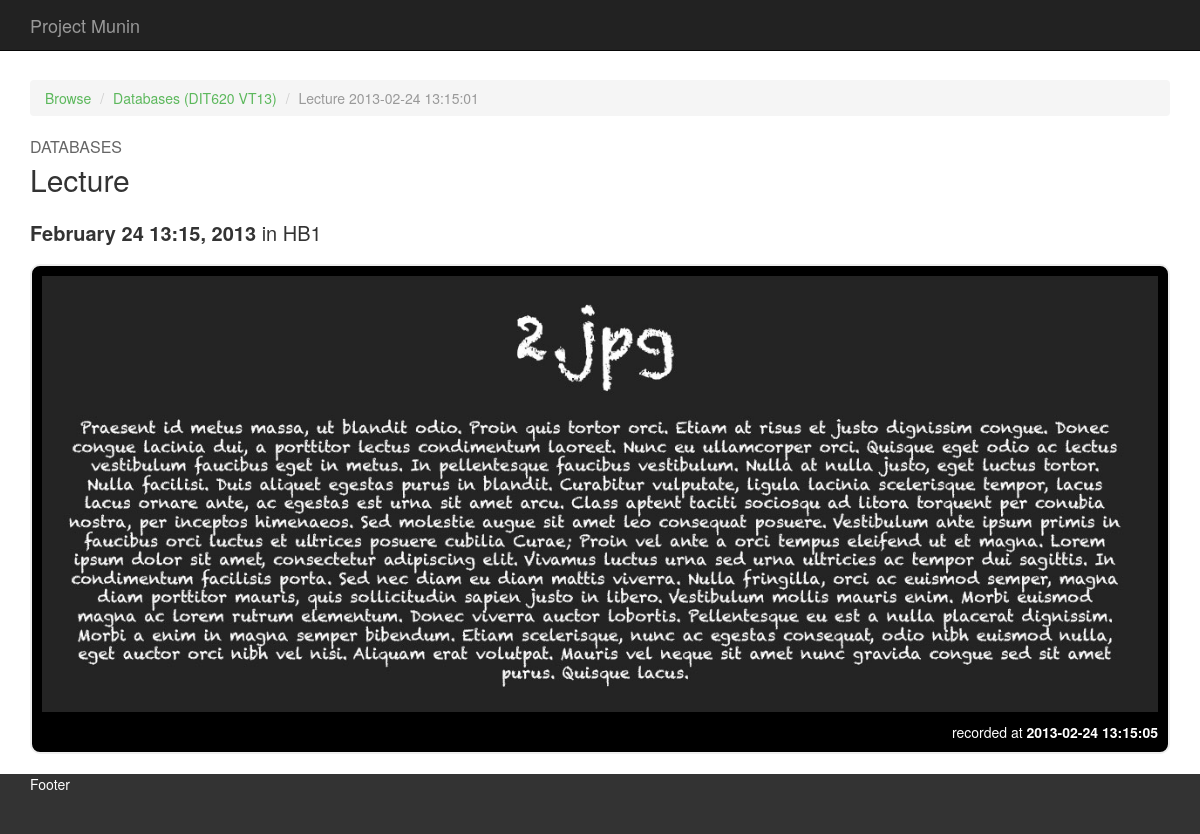
The app's page /lecture/2 with its own data.
### tables this page shows
CREATE TABLE courses
(
	name VARCHAR(255) NOT NULL,
	period VARCHAR(255) NOT NULL,
	code VARCHAR(255) NOT NULL,
	PRIMARY KEY(code,period)
);

CREATE TABLE lectures
(
	finished BOOLEAN NOT NULL,
	startTime DATETIME NOT NULL,
	endTime DATETIME NOT NULL,
	course_code VARCHAR(255) NOT NULL,
	course_period VARCHAR(255) NOT NULL,
	lecture_hall_name VARCHAR(255) NOT NULL,
	id INT NOT NULL AUTO_INCREMENT,
	PRIMARY KEY(id),
	FOREIGN KEY(course_code,course_period) REFERENCES courses(code,period),
	FOREIGN KEY(lecture_hall_name) REFERENCES lecture_halls(name)
);

CREATE TABLE lecture_notes
(
	image VARCHAR(255) NOT NULL,
	time DATETIME NOT NULL,
	processed BOOLEAN NOT NULL,
	lecture_id INT  NOT NULL,
	camera_unit_name VARCHAR(255) NOT NULL,
	id INT NOT NULL AUTO_INCREMENT,
	PRIMARY KEY(id),
	FOREIGN KEY(camera_unit_name) REFERENCES camera_units(name),
	FOREIGN KEY(lecture_id) REFERENCES lectures(id)
);

### application/core/MY_Controller.php (called while the page is built, shortened)
<?php if ( ! defined('BASEPATH')) exit('No direct script access allowed');
class MY_Controller extends CI_Controller{
	protected $data = Array();
	protected $template = "page";
	protected $navbar = "navbar";
	protected $nav_active = "";
	protected $javascript = array();
	protected $css = array();
	protected $fonts = array();
	protected $title = FALSE;
	protected $description = FALSE;
	protected $keywords = FALSE;
	protected $author = FALSE;
	function __construct()
	{
		$this->load->helper('language');
		$this->load->library('form_validation');
		$this->data["uri_segment_1"] = $this->uri->segment(1);
		$this->data["uri_segment_2"] = $this->uri->segment(2);
		$this->title = $this->config->item('site_title');
		$this->description = $this->config->item('site_description');
		$this->keywords = $this->config->item('site_keywords');
		$this->author = $this->config->item('site_author');
	}
	protected function _render($view, $render_type = "FULLPAGE") {
        switch ($render_type) {
        case "FULLPAGE" :
        default			:
		$template_args["javascript"] = $this->javascript;
		$template_args["css"] = $this->css;
		$template_args["fonts"] = $this->fonts;
		$template_args["title"] = $this->title;
		$template_args["description"] = $this->description;
		$template_args["keywords"] = $this->keywords;
		$template_args["author"] = $this->author;
		$navbar_args["nav_active"] = $this->nav_active;
		$navbar = $this->load->view("elements/".$this->navbar,$navbar_args,true);
		$body_args["header"] = $navbar;
		$body_args["footer"] = $this->load->view("elements/footer",array(),true);
		$body_args["content"] = $this->load->view($view,array_merge($this->data,$template_args),true);
		$template_args["template"] = $this->template;
		$template_args["content"] = $this->load->view("templates/".$this->template,$body_args,true);
		$this->load->view("templates/base",$template_args);
		 break;
    }
	}
}

### application/controllers/lecture.php (called while the page is built, shortened)
<?php if ( ! defined('BASEPATH')) exit('No direct script access allowed');
class Lecture extends MY_Controller {
	public function index($id = FALSE)
	{
		$lecture = $this->Lecture_note_library->get_lecture($id);
		$lecture_notes = $this->Lecture_note_library->get_lecture_notes($id);
		$this->_render("lecture");
	}
}

### index.php (called while the page is built, shortened)
<?php
require_once BASEPATH.'core/CodeIgniter.php';

### application/helpers/MY_url_helper.php (called while the page is built, shortened)
<?php  if ( ! defined('BASEPATH')) exit('No direct script access allowed');
if ( ! function_exists('course_url'))
{
	function course_url($course_code,$course_period)
	{
		return site_url("/course/".$course_code."/".$course_period);
	}
}
if ( ! function_exists('browse_url'))
{
	function browse_url()
	{
		return site_url("/");
	}
}

### application/models/lecture_note_library.php (called while the page is built, shortened)
<?php if ( ! defined('BASEPATH')) exit('No direct script access allowed');
class Lecture_note_library extends CI_Model {
	function get_course($course_code, $course_period)
	{
		$this->db->select()->from('courses')->where('code', $course_code)->where('period', $course_period);
		$query = $this->db->get();
		return $query->row();
	}
	function get_lecture($lecture_id)
	{
		$this->db->select()->from('lectures')->where('id', $lecture_id);
		$query = $this->db->get();
		$lecture = $query->row();
		$lecture->course = $this->get_course($lecture->course_code, $lecture->course_period);
		return $lecture;
	}
	function get_lecture_notes($lecture_id)
	{
		$this->db->select()->from('lecture_notes')->where('lecture_id', $lecture_id);
		$query = $this->db->get();
		return $query->result();
	}
}

### application/helpers/pretty_date_helper.php (called while the page is built, shortened)
<?php  if ( ! defined('BASEPATH')) exit('No direct script access allowed');
if ( ! function_exists('pretty_relative_time'))
{
	function pretty_relative_time($time)
	{
		if ($time !== intval($time))
		{
			$time = strtotime($time);
		}
		if ($time < strtotime(date('Y-m-d 00:00:00')) - 60*60*24*3)
		{
			$format = 'F j H:i';
			if (date('Y') !== date('Y', $time))
			{
				$format .= ", Y";
			}
			return date($format, $time);
		}
		return "a few seconds ago";
	}
}

### application/views/lecture.php (the view)
<div class="container">
	<div class="row">
		<div class="col-xs-12 lecture-detail">
			<ol class="breadcrumb">
				<li><a href="<?=browse_url() ?>">Browse</a></li>
				<li><a href="<?=course_url($lecture->course->code,$lecture->course->period) ?>"><?=$lecture->course->name ?> (<?=$lecture->course->code ?> <?=$lecture->course->period ?>)</a></li>
				<li class="active">Lecture <?=$lecture->startTime ?></li>
			</ol>
			<span class="course"><?=$lecture->course->name ?></span>
			<span class="title">Lecture</span>
			<h1><span class="date"><?=pretty_relative_time($lecture->startTime) ?></span> in <?=$lecture->lecture_hall_name ?></h1>
				<?php foreach($lecture_notes as $lecture_note): ?>
					<div class="lecture-note-row">
						<img src="<?=base_url(LECTURE_NOTES.$lecture_note->image) ?>" />
						<span class="meta">recorded at <span class="date"><?=$lecture_note->time ?></span></span>
					</div>
				<?php endforeach; ?>
		</div>
	</div>
</div>

### records on screen
courses: name "Databases", code "DIT620", period "VT13", name "DATABASES"
lectures: startTime "2013-02-24 13:15:01", startTime "February 24 13:15, 2013", lecture_hall_name "HB1"
lecture_notes: image (picture), time "2013-02-24 13:15:05"
